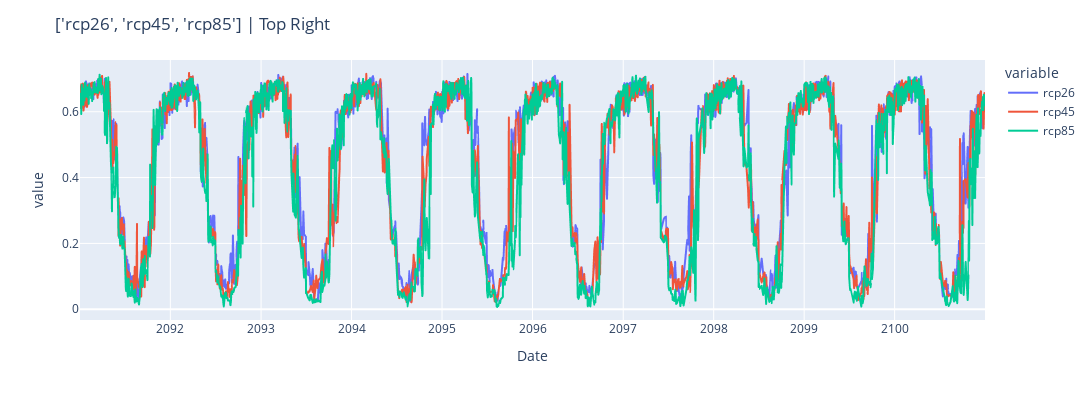

Notebook code cell kept with this figure:
### Code cell
# top right
temp_lat =  lats[-2]
temp_lon = lons[-2]
comparison_df_1 = comparison_df[(comparison_df['Latitude'] ==  temp_lat) & (comparison_df['Longitude'] == temp_lon)]
comparison_df_1, scale = comparison_df_1.sort_values(by='Date'), "Top Right"
fig = px.line(comparison_df_1, x="Date" , y = scenario_array)
fig.update_layout(title=f'{scenario_array} | {scale}', width = 1800, height = 400)

plotly_image_path = os.path.join(folder_name, f"{scale}.png")
fig.write_image(plotly_image_path)

fig

### Figure 1 — Plotly figure (JSON) as saved in the notebook; plotly's stock layout.template omitted (floating-point values rounded to 4 significant figures; data arrays with more than 128 entries replaced by an {"elided": "..."} marker saying what was removed)
{"data": [{"hovertemplate": "variable=rcp26<br>Date=%{x}<br>value=%{y}<extra></extra>", "legendgroup": "rcp26", "line": {"color": "#636efa", "dash": "solid"}, "marker": {"symbol": "circle"}, "mode": "lines", "name": "rcp26", "showlegend": true, "type": "scattergl", "x": {"elided": "2256 str values"}, "xaxis": "x", "y": {"elided": "2256 float values"}, "yaxis": "y"}, {"hovertemplate": "variable=rcp45<br>Date=%{x}<br>value=%{y}<extra></extra>", "legendgroup": "rcp45", "line": {"color": "#EF553B", "dash": "solid"}, "marker": {"symbol": "circle"}, "mode": "lines", "name": "rcp45", "showlegend": true, "type": "scattergl", "x": {"elided": "2256 str values"}, "xaxis": "x", "y": {"elided": "2256 float values"}, "yaxis": "y"}, {"hovertemplate": "variable=rcp85<br>Date=%{x}<br>value=%{y}<extra></extra>", "legendgroup": "rcp85", "line": {"color": "#00cc96", "dash": "solid"}, "marker": {"symbol": "circle"}, "mode": "lines", "name": "rcp85", "showlegend": true, "type": "scattergl", "x": {"elided": "2256 str values"}, "xaxis": "x", "y": {"elided": "2256 float values"}, "yaxis": "y"}], "layout": {"height": 400, "legend": {"title": {"text": "variable"}, "tracegroupgap": 0}, "margin": {"t": 60}, "title": {"text": "['rcp26', 'rcp45', 'rcp85'] | Top Right"}, "width": 1800, "xaxis": {"anchor": "y", "domain": [0, 1], "title": {"text": "Date"}}, "yaxis": {"anchor": "x", "domain": [0, 1], "title": {"text": "value"}}}}
